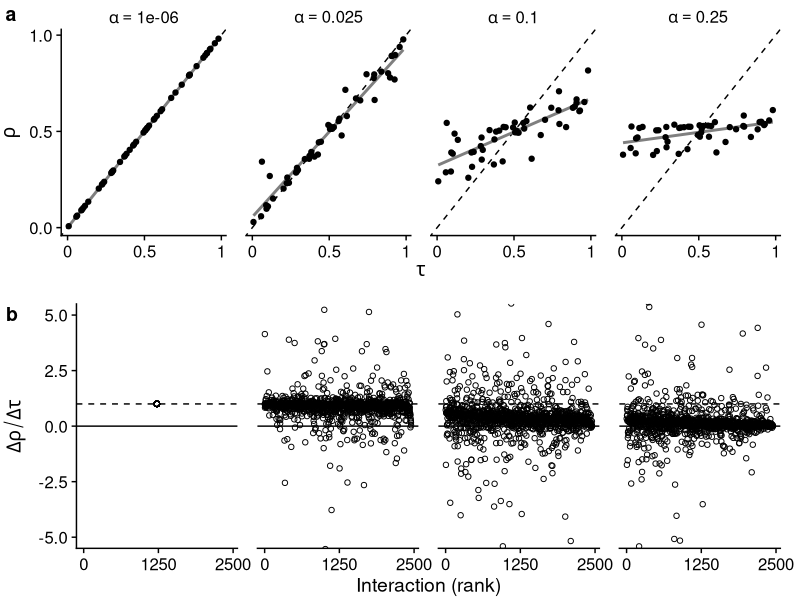

The R source for this figure:
#!/usr/bin/env Rscript

library(tidyverse)
library(patchwork)
library(cowplot)
rlm <- MASS::rlm

set.seed(77845)

n <- 50
slope <- 1
grid_size <- 1

# Put points on a grid
unit_data <- tibble(
  id = 1:n,
  use = runif(n, 0, 1),
  x = runif(n, 0, grid_size),
  y = runif(n, 0, grid_size)
)

build_cross <- function(unit_data, alpha) {
  # cross the raw unit data
  cross_data <- crossing(
    rename_all(unit_data, ~ str_c(., ".1")),
    rename_all(unit_data, ~ str_c(., ".2"))
  ) %>%
    mutate(
      dist = sqrt((x.1 - x.2) ** 2 + (y.1 - y.2) ** 2),
      weight = exp(-dist / alpha),
      interaction_rank = rank(weight)
    )

  stopifnot(nrow(cross_data) == nrow(unit_data) ** 2)

  # use the crossed data to get the observed resistance in every unit
  unit_data <- cross_data %>%
    # get the resistance that every place would have, in a vacuum
    mutate(res0 = slope * use.2) %>%
    group_by(id.1) %>%
    # get actual resistance as weighted mean
    summarize(
      use = unique(use.1),
      res = weighted.mean(res0, weight)
    ) %>%
    select(id = id.1, use, res)

  # look at the observed data with respect to distance
  dist_data <- cross_data %>%
    select(id.1, id.2, dist, interaction_rank) %>%
    left_join(rename_all(unit_data, ~ str_c(., ".1")), by = "id.1") %>%
    left_join(rename_all(unit_data, ~ str_c(., ".2")), by = "id.2") %>%
    mutate(
      d_use = use.1 - use.2,
      d_res = res.1 - res.2,
      dr_du = d_res / d_use
    ) %>%
    filter(id.1 != id.2, d_use >= 0) %>%
    select(id.1, id.2, dr_du, dist, interaction_rank)

  list(
    unit_data = unit_data,
    dist_data = dist_data
  )
}

compare_deciles <- function(dist_data) {
  dist_data %>%
    mutate(decile = ntile(dist, 10)) %>%
    filter(decile %in% c(1, 10)) %>%
    group_by(decile) %>%
    summarize_at("dr_du", median) %>%
    with({ dr_du[decile == 1] / dr_du[decile == 10] })
}

rlm_slope <- possibly(
  function(dist_data) {
    model <- rlm(dr_du ~ interaction_rank, data = dist_data)
    coef(model)["interaction_rank"]
  },
  NA_real_
)

alphas <- c(1e-6, 0.025, 0.1, 0.25)

results <- tibble(alpha = alphas) %>%
  mutate(
    data = map(alpha, ~ build_cross(unit_data, .)),
    unit_data = map(data, ~ .$unit_data),
    dist_data = map(data, ~ .$dist_data),
    slope = map_dbl(dist_data, rlm_slope),
    decile_ratio = map_dbl(dist_data, compare_deciles),
    cor = map(dist_data, ~ cor.test(.$dr_du, .$dist, method = "spearman")),
    cor_p = map_dbl(cor, ~ .$p.value)
  )

lim <- 5

unit_plot <- results %>%
  select(alpha, unit_data) %>%
  mutate_at("alpha", ~ fct_inorder(str_c("alpha == ", .))) %>%
  unnest(cols = unit_data) %>%
  ggplot(aes(use, res)) +
  facet_wrap(vars(alpha), nrow = 1, labeller = label_parsed) +
  geom_abline(slope = slope, linetype = 2, color = "black") +
  stat_smooth(method = "lm", color = "gray50", se = FALSE) +
  geom_point() +
  scale_x_continuous(
    name = expression(tau),
    breaks = c(0, 0.5, 1),
    labels = c("0", "0.5", "1")
  ) +
  scale_y_continuous(
    name = expression(rho),
    breaks = c(0, 0.5, 1)
  ) +
  theme_cowplot() +
  theme(
    strip.background = element_blank(),
    plot.margin = margin(1, 5, 5, 1, "mm"),
    panel.spacing = unit(1, "lines")
  )

pair_plot <- results %>%
  select(alpha, dist_data) %>%
  mutate_at("alpha", ~ fct_inorder(str_c("alpha == ", .))) %>%
  unnest(cols = dist_data) %>%
  ggplot(aes(interaction_rank, dr_du)) +
  facet_wrap(vars(alpha), nrow = 1, labeller = label_parsed) +
  geom_point(shape = 1) +
  geom_hline(yintercept = slope, linetype = 2, color = "black") +
  geom_hline(yintercept = 0, linetype = 1, color = "black") +
  stat_smooth(method = "rlm", color = "red", linetype = 2, se = FALSE) +
  coord_cartesian(ylim = c(-1, 1) * lim) +
  scale_x_continuous(
    name = "Interaction (rank)",
    breaks = c(0, n ** 2 / 2, n ** 2)
  ) +
  labs(y = expression(Delta * rho / Delta * tau)) +
  theme_cowplot() +
  theme(
    strip.background = element_blank(),
    strip.text = element_blank(),
    plot.margin = margin(1, 5, 1, 1, "mm"),
    panel.spacing = unit(1, "lines")
  )

plot <- plot_grid(unit_plot, pair_plot, labels = c("a", "b"), nrow = 2)

ggsave("tmp.pdf")

print("Correlation p")
results$cor_p
print("Decile median raio")
results$decile_ratio
